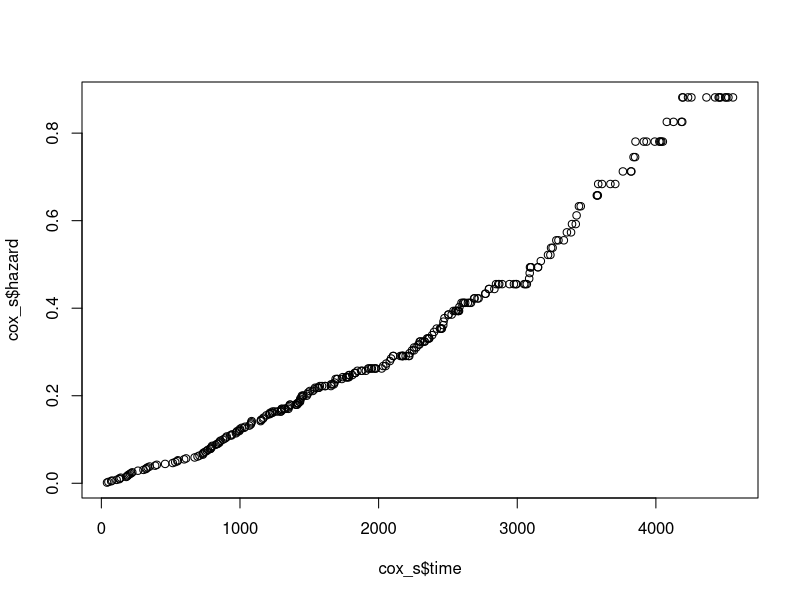
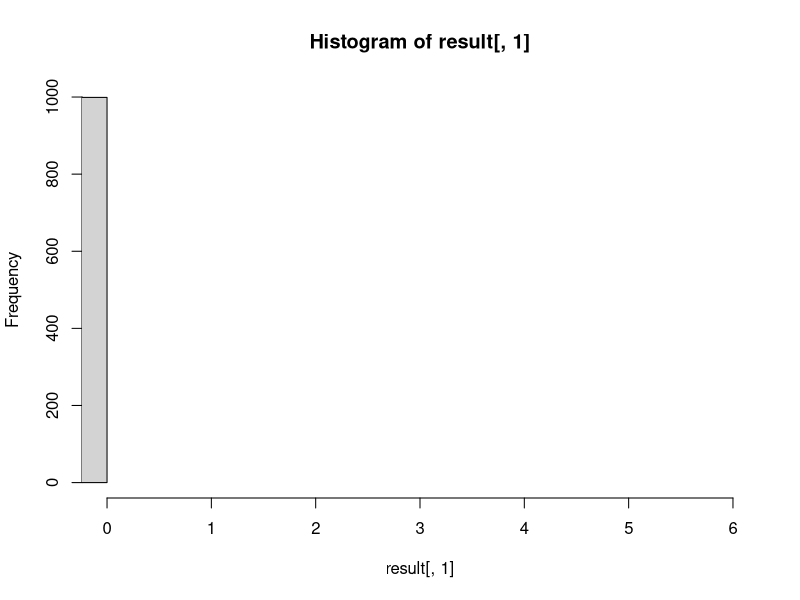
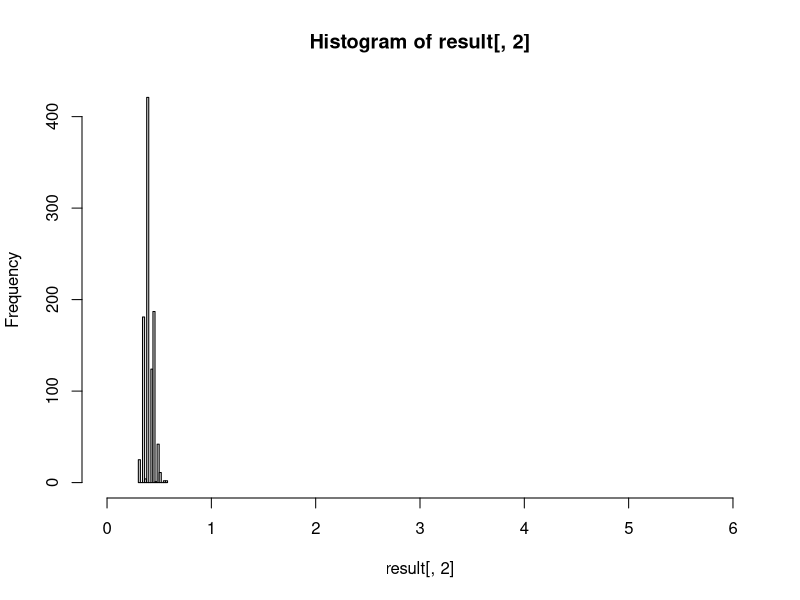

Write the R code that produced these figures, in order.
## ---- chunk 1
knitr::opts_chunk$set(echo = TRUE)
## ---- chunk 2
library(survival)
library(tidyverse)
data(pbc, package = "survival")
df <- pbc %>% 
  select(c("time","status","trt","age","sex","ascites","hepato","spiders")) %>% 
  drop_na(any_of("trt")) %>% 
  mutate(
    status = if_else(status == 0,0,1),
    trt = if_else(trt == 1,1,0),
    sex = if_else(sex == "f",1,0)
  )

# Exponential
fit.exponential <- survreg(Surv(time = time, event = status) ~ trt + sex + ascites+ hepato + spiders, dist = "exponential",data = df)
summary(fit.exponential)
#fit.exponential$coefficients[-1]

# Weibull
fit.weibull <- survreg(Surv(time = time, event = status) ~ trt + sex + ascites+ hepato + spiders, dist = "weibull",data = df)
summary(fit.weibull)

#fit.weibull$coefficients[-1] / fit.weibull$scale

# Cox
fit.cox <- coxph(Surv(time = time, event = status) ~ trt + sex + ascites+ hepato + spiders,data = df)
summary(fit.cox)

cox_s = basehaz(fit.cox)

plot(x = cox_s$time,y = cox_s$hazard)

## ---- chunk 3
# N = sample size    
# lambda = scale parameter in h0()
# rho = shape parameter in h0()
# beta = fixed effect parameter
# rateC = rate parameter of the exponential distribution of C

simulWeib <- function(N, lambda, rho, beta, rateC)
{
  # covariate --> N Bernoulli trials
  x <- sample(x=c(0, 1), size=N, replace=TRUE, prob=c(0.5, 0.5))

  # Weibull latent event times
  v <- runif(n=N)
  Tlat <- (- log(v) / (lambda * exp(x * beta)))^(1 / rho)

  # censoring times
  C <- rexp(n=N, rate=rateC)

  # follow-up times and event indicators
  time <- pmin(Tlat, C)
  status <- as.numeric(Tlat <= C)

  # data set
  data.frame(id=1:N,
             time=time,
             status=status,
             x=x)
}


# simulation
set.seed(2022)
betaHat <- rep(NA, 1e3)
for(k in 1:1e3)
{
  dat <- simulWeib(N=100, lambda=0.01, rho=1, beta=-0.6, rateC=0.001)
  fit <- coxph(Surv(time, status) ~ x, data=dat)
  betaHat[k] <- fit$coef
}

mean(betaHat)
## ---- chunk 4

x <- (1:30)/2 - 3 # create the covariates, 30 of them
myrates <- exp(3*x+1) # the risk exp(beta*x), parameters for exp r.v.
y <- rexp(30, rate = myrates) # generates the r.v.
survreg(Surv(y,rep(1,30))~x,dist="weibull")$coef[2]
#slope estimate by weibull regression
#we do not have any censoring in the data
coxph(Surv(y,rep(1,30))~x)$coef # estimate from Cox regression

Simu2reg <- function(x , inputrates){
y <- rexp(length(inputrates), rate=inputrates)
temp1 <- survreg(Surv(y, rep(1, length(y)))~x,dist="weibull")
temp2 <- coxph(Surv(y, rep(1, length(y)))~x)
return(c(temp1$coef[2], temp2$coef))
}

result <- matrix(NA, nrow=5000, ncol=2) #create a matrix to hold outcome
for(i in 1:1e3){
  result[i,]<-Simu2reg(x,myrates) #run the simulation 1000 times
} 

mean(result[,1],na.rm = T)
mean(result[,2],na.rm = T)
sd(result[,1],na.rm = T)
sd(result[,2],na.rm = T)
hist(result[,1], xlim=c(0,6))
hist(result[,2], xlim=c(0,6))

